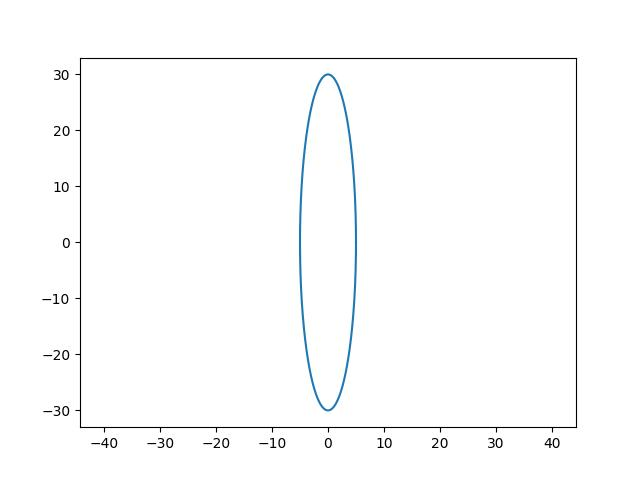

Generate this figure with Python:
import numpy as np
from matplotlib import pyplot as plt
from math import pi
def chettam(rx = 1, ry = 1, N=1000):
    t = np.linspace(0, 2*pi, N)
    plt.plot(rx*np.cos(t), ry*np.sin(t))
    plt.axis("equal")
    plt.savefig("lec3.jpg")
chettam(5, 30)
